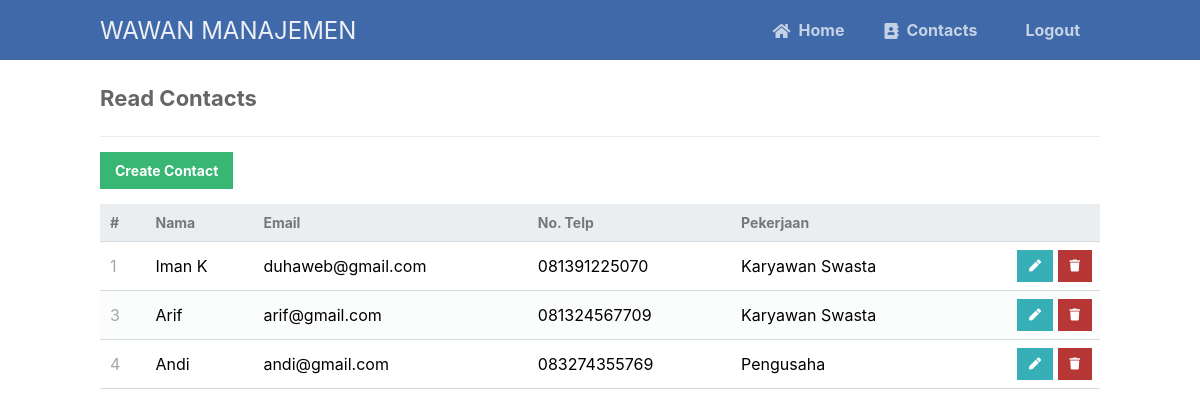
The app's page /read.php with its own data.
### tables this page shows
CREATE TABLE `contact` (
  `id` int(11) NOT NULL,
  `nama` varchar(50) NOT NULL,
  `email` varchar(50) NOT NULL,
  `notlp` varchar(30) NOT NULL,
  `pekerjaan` varchar(50) NOT NULL
);

### read.php (the view, shortened to what this page needs)
<?php
include 'functions.php';
$pdo = pdo_connect_mysql();
$page = isset($_GET['page']) && is_numeric($_GET['page']) ? (int)$_GET['page'] : 1;
$records_per_page = 5;
$stmt = $pdo->prepare('SELECT * FROM contact ORDER BY id LIMIT :current_page, :record_per_page');
$stmt->bindValue(':current_page', ($page-1)*$records_per_page, PDO::PARAM_INT);
$stmt->bindValue(':record_per_page', $records_per_page, PDO::PARAM_INT);
$stmt->execute();
$contacts = $stmt->fetchAll(PDO::FETCH_ASSOC);
?>
<?=template_header('Read')?>
<div class="content read">
	<h2>Read Contacts</h2>
	<a href="create.php" class="create-contact">Create Contact</a>
	<table>
        <thead>
            <tr>
                <td>#</td>
                <td>Nama</td>
                <td>Email</td>
                <td>No. Telp</td>
                <td>Pekerjaan</td>
                <td></td>
            </tr>
        </thead>
        <tbody>
            <?php foreach ($contacts as $contact): ?>
            <tr>
                <td><?=$contact['id']?></td>
                <td><?=$contact['nama']?></td>
                <td><?=$contact['email']?></td>
                <td><?=$contact['notlp']?></td>
                <td><?=$contact['pekerjaan']?></td>
                <td class="actions">
                    <a href="update.php?id=<?=$contact['id']?>" class="edit"><i class="fas fa-pen fa-xs"></i></a>
                    <a href="delete.php?id=<?=$contact['id']?>" class="trash"><i class="fas fa-trash fa-xs"></i></a>
                </td>
            </tr>
            <?php endforeach; ?>
        </tbody>
    </table>
</div>
<?=template_footer()?>

### functions.php (shortened to what this page needs)
<?php
function template_header($title)
{
	echo <<<EOT
<!DOCTYPE html>
<html>
	<head>
		<meta charset="utf-8">
		<title>$title</title>
		<link href="style.css" rel="stylesheet" type="text/css">
		<link rel="stylesheet" href="https://use.fontawesome.com/releases/v5.7.1/css/all.css">
	</head>
	<body>
    <nav class="navtop">
    	<div>
    		<h1>WAWAN MANAJEMEN</h1>
            <a href="index.php"><i class="fas fa-home"></i>Home</a>
    		<a href="read.php"><i class="fas fa-address-book"></i>Contacts</a>
			<a href="logout.php"><i class="fa-solid fa-right-from-bracket"></i>Logout</a>
    	</div>
    </nav>
EOT;
}
function template_footer()
{
	echo <<<EOT
    </body>
</html>
EOT;
}
?>

### style.css (style rules this page uses)
* { box-sizing: border-box; font-family: -apple-system, BlinkMacSystemFont, "segoe ui", roboto, oxygen, ubuntu, cantarell, "fira sans", "droid sans", "helvetica neue", Arial, sans-serif; font-size: 16px; -webkit-font-smoothing: antialiased; -moz-osx-font-smoothing: grayscale; }
body { background-color: #ffffff; margin: 0; }
.navtop { background-color: #3f69a8; height: 60px; width: 100%; border: 0; }
.navtop div { display: flex; margin: 0 auto; width: 1000px; height: 100%; }
.navtop div h1, .navtop div a { display: inline-flex; align-items: center; }
.navtop div h1 { flex: 1; font-size: 24px; padding: 0; margin: 0; color: #ecf0f6; font-weight: normal; }
.navtop div a { padding: 0 20px; text-decoration: none; color: #c5d2e5; font-weight: bold; }
.navtop div a i { padding: 2px 8px 0 0; }
.content { width: 1000px; margin: 0 auto; }
.content h2 { margin: 0; padding: 25px 0; font-size: 22px; border-bottom: 1px solid #ebebeb; color: #666666; }
.read .create-contact { display: inline-block; text-decoration: none; background-color: #38b673; font-weight: bold; font-size: 14px; color: #ffffff; padding: 10px 15px; margin: 15px 0; }
.read table { width: 100%; padding-top: 30px; border-collapse: collapse; }
.read table thead { background-color: #ebeef1; border-bottom: 1px solid #d3dae0; }
.read table thead td { padding: 10px; font-weight: bold; color: #767779; font-size: 14px; }
.read table tbody tr { border-bottom: 1px solid #d3dae0; }
.read table tbody tr:nth-child(even) { background-color: #fbfcfc; }
.read table tbody tr td { padding: 10px; }
.read table tbody tr td:nth-child(1) { color: #a5a7a9; }
.read table tbody tr td.actions { padding: 8px; text-align: right; }
.read table tbody tr td.actions .edit, .read table tbody tr td.actions .trash { display: inline-flex; text-align: right; text-decoration: none; color: #ffffff; padding: 10px 12px; }
.read table tbody tr td.actions .trash { background-color: #b73737; }
.read table tbody tr td.actions .edit { background-color: #37afb7; }

### records on screen
contact: id "1", nama "Iman K", email "duhaweb@gmail.com", notlp "081391225070", pekerjaan "Karyawan Swasta"
contact: id "3", nama "Arif", email "arif@gmail.com", notlp "081324567709", pekerjaan "Karyawan Swasta"
contact: id "4", nama "Andi", email "andi@gmail.com", notlp "083274355769", pekerjaan "Pengusaha"
